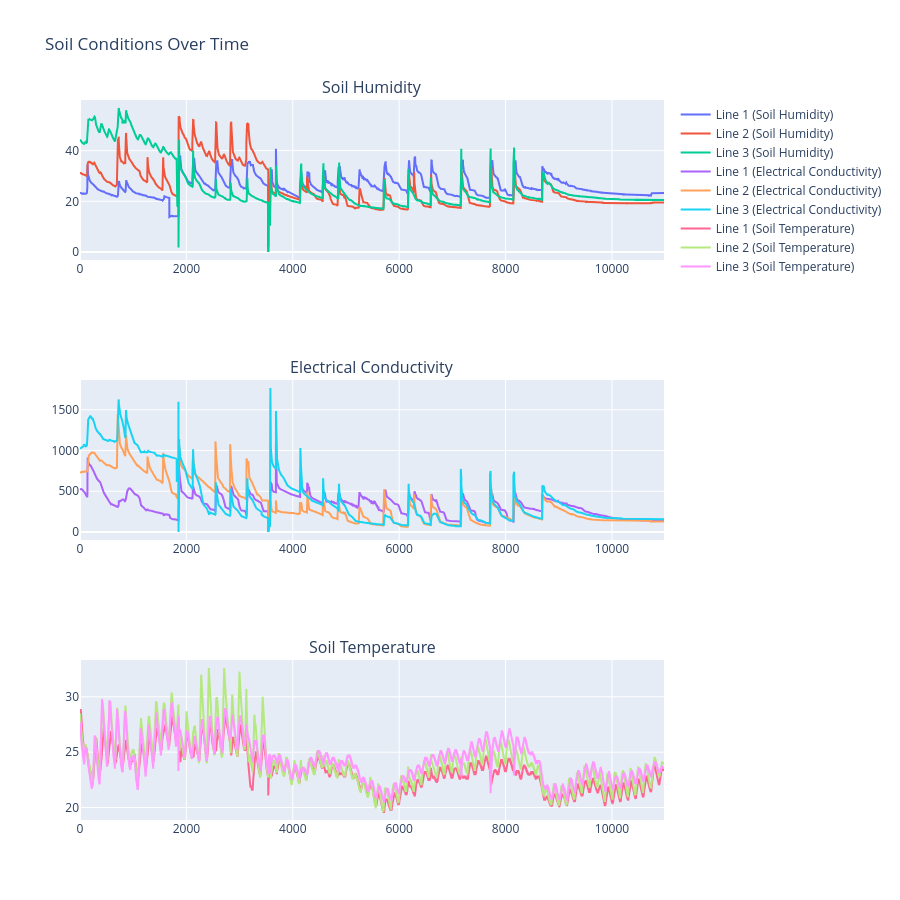

Notebook source saved alongside this figure:
### Code cell
from plotly.subplots import make_subplots

import plotly.graph_objects as go

# Time series plot for each line's soil data (electrical_conductivity, humidity, temperature)
soil_lines = [1, 2, 3]
soil_features = [
    ('humidity', 'Soil Humidity'),
    ('electrical_conductivity', 'Electrical Conductivity'),
    ('temperature', 'Soil Temperature')
]

fig = make_subplots(rows=3, cols=1, subplot_titles=[title for _, title in soil_features])

for i, (feature, title) in enumerate(soil_features):
    for line in soil_lines:
        col_name = f"{feature}_L{line}"
        if col_name in df.columns:
            fig.add_trace(
                go.Scatter(x=df.index, y=df[col_name], mode='lines', name=f'Line {line} ({title})'),
                row=i+1, col=1
            )

fig.update_layout(
    height=900,
    title_text="Soil Conditions Over Time",
    showlegend=True,
    hovermode='x unified'
)

# Update x-axis for all subplots to show day and month
for i in range(1, 4):
    fig.update_xaxes(tickformat='%d.%m', row=i, col=1)

fig.show()

### Figure 1 — Plotly figure (JSON) as saved in the notebook; plotly's stock layout.template omitted (floating-point values rounded to 4 significant figures; data arrays with more than 128 entries replaced by an {"elided": "..."} marker saying what was removed)
{"data": [{"mode": "lines", "name": "Line 1 (Soil Humidity)", "type": "scatter", "x": {"elided": "10979 int values"}, "xaxis": "x", "y": {"elided": "10979 float values"}, "yaxis": "y"}, {"mode": "lines", "name": "Line 2 (Soil Humidity)", "type": "scatter", "x": {"elided": "10979 int values"}, "xaxis": "x", "y": {"elided": "10979 float values"}, "yaxis": "y"}, {"mode": "lines", "name": "Line 3 (Soil Humidity)", "type": "scatter", "x": {"elided": "10979 int values"}, "xaxis": "x", "y": {"elided": "10979 float values"}, "yaxis": "y"}, {"mode": "lines", "name": "Line 1 (Electrical Conductivity)", "type": "scatter", "x": {"elided": "10979 int values"}, "xaxis": "x2", "y": {"elided": "10979 float values"}, "yaxis": "y2"}, {"mode": "lines", "name": "Line 2 (Electrical Conductivity)", "type": "scatter", "x": {"elided": "10979 int values"}, "xaxis": "x2", "y": {"elided": "10979 float values"}, "yaxis": "y2"}, {"mode": "lines", "name": "Line 3 (Electrical Conductivity)", "type": "scatter", "x": {"elided": "10979 int values"}, "xaxis": "x2", "y": {"elided": "10979 float values"}, "yaxis": "y2"}, {"mode": "lines", "name": "Line 1 (Soil Temperature)", "type": "scatter", "x": {"elided": "10979 int values"}, "xaxis": "x3", "y": {"elided": "10979 float values"}, "yaxis": "y3"}, {"mode": "lines", "name": "Line 2 (Soil Temperature)", "type": "scatter", "x": {"elided": "10979 int values"}, "xaxis": "x3", "y": {"elided": "10979 float values"}, "yaxis": "y3"}, {"mode": "lines", "name": "Line 3 (Soil Temperature)", "type": "scatter", "x": {"elided": "10979 int values"}, "xaxis": "x3", "y": {"elided": "10979 float values"}, "yaxis": "y3"}], "layout": {"annotations": [{"font": {"size": 16}, "showarrow": false, "text": "Soil Humidity", "x": 0.5, "xanchor": "center", "xref": "paper", "y": 1, "yanchor": "bottom", "yref": "paper"}, {"font": {"size": 16}, "showarrow": false, "text": "Electrical Conductivity", "x": 0.5, "xanchor": "center", "xref": "paper", "y": 0.6111, "yanchor": "bottom", "yref": "paper"}, {"font": {"size": 16}, "showarrow": false, "text": "Soil Temperature", "x": 0.5, "xanchor": "center", "xref": "paper", "y": 0.2222, "yanchor": "bottom", "yref": "paper"}], "height": 900, "hovermode": "x unified", "showlegend": true, "title": {"text": "Soil Conditions Over Time"}, "xaxis": {"anchor": "y", "domain": [0, 1], "tickformat": "%d.%m"}, "xaxis2": {"anchor": "y2", "domain": [0, 1], "tickformat": "%d.%m"}, "xaxis3": {"anchor": "y3", "domain": [0, 1], "tickformat": "%d.%m"}, "yaxis": {"anchor": "x", "domain": [0.7778, 1]}, "yaxis2": {"anchor": "x2", "domain": [0.3889, 0.6111]}, "yaxis3": {"anchor": "x3", "domain": [0, 0.2222]}}}
